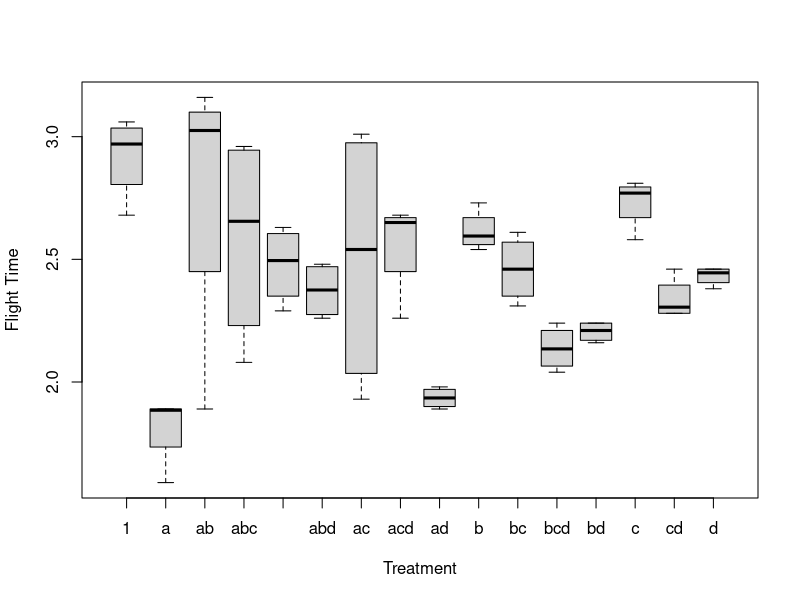
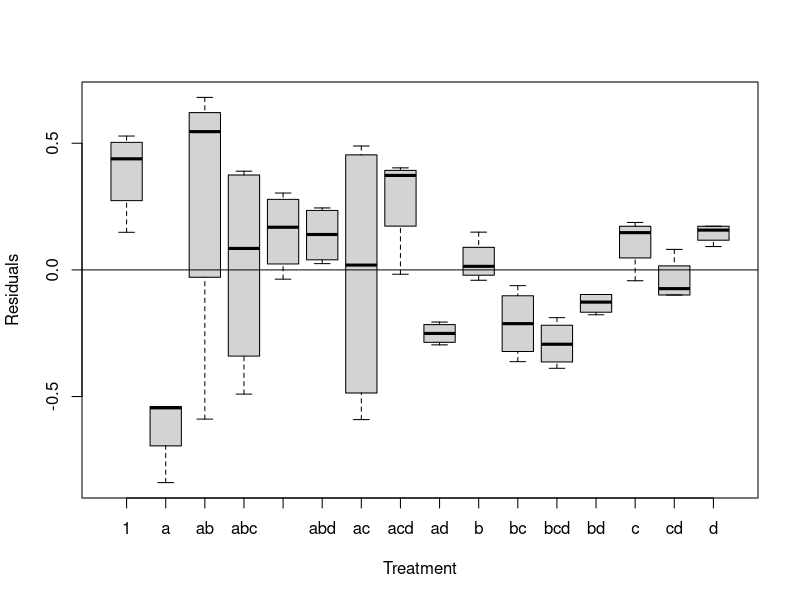
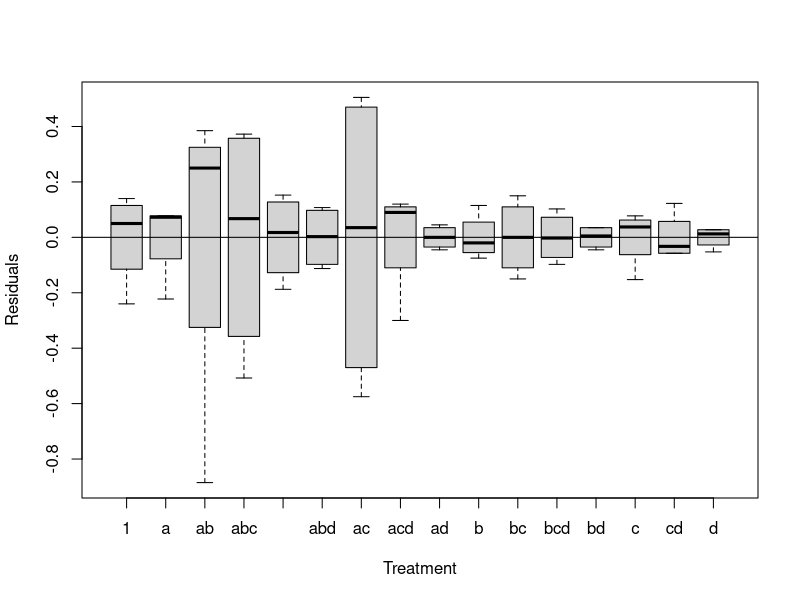

The R source for these figures, in order:
## ---- chunk 1
library(tidyr)
library(dplyr)
## ---- chunk 2
helicopter <- read.csv("project2-finaldata.csv")

# check that the data is consistent with averages calculated on sheets
mean_check <- aggregate(flight_time ~ trt, data = helicopter, FUN = mean)
## ---- chunk 3
boxplot(flight_time ~ trt, data=helicopter, xlab="Treatment", ylab="Flight Time")

model = lm(flight_time ~ rotor_length + leg_width + leg_length + paper_clip, data=helicopter)
boxplot(model$residual~helicopter$trt, xlab = "Treatment", ylab = "Residuals")
abline(0,0)
summary(model)
## ---- chunk 4
regfactexpwinteract = lm(flight_time ~ rotor_length * leg_width * leg_length * paper_clip, data = helicopter)
boxplot(regfactexpwinteract$residual~helicopter$trt, xlab = "Treatment", ylab = "Residuals")
abline(0,0)

summary(regfactexpwinteract)

# conf int for rotor_length and paper_clip
confint(regfactexpwinteract)["rotor_length", ]
confint(regfactexpwinteract)["paper_clip",]
## ---- chunk 5
coef_est = coef(regfactexpwinteract)
ci = confint(regfactexpwinteract)

# rotor effect when leg width = LOW
tau_low  <- coef_est["rotor_length"]
ci_low   <- ci["rotor_length", ]

# rotor effect when leg width = HIGH
tau_high <- coef_est["rotor_length"] + coef_est["rotor_length:leg_width"]
ci_high <- ci["rotor_length", ] + ci["rotor_length:leg_width", ]

tau_table <- data.frame(
  Leg_Width = c("Low", "High"),
  Tau_Estimate = c(tau_low, tau_high),
  CI_Lower = c(ci_low[1], ci_high[1]),
  CI_Upper = c(ci_low[2], ci_high[2])
)

tau_table
## ---- chunk 6
helicopter$rotor_length_low = 1 - helicopter$rotor_length
helicopter$leg_length_low = 1 - helicopter$leg_length
helicopter$leg_width_low = 1 - helicopter$leg_width
helicopter$paper_clip_low = 1 - helicopter$paper_clip

# the variables after regfactexpwinteract represent the helicopter with the mentioned treatments are the baseline
regfactexpwinteract_a = lm(flight_time ~ rotor_length_low * leg_length * leg_width * paper_clip, data = helicopter)
regfactexpwinteract_b = lm(flight_time ~ rotor_length * leg_length_low * leg_width * paper_clip, data = helicopter)
regfactexpwinteract_c = lm(flight_time ~ rotor_length * leg_length * leg_width_low * paper_clip, data = helicopter)
regfactexpwinteract_d = lm(flight_time ~ rotor_length * leg_length * leg_width * paper_clip_low, data = helicopter)
regfactexpwinteract_ab = lm(flight_time ~ rotor_length_low * leg_length_low * leg_width * paper_clip, data = helicopter)
regfactexpwinteract_ac = lm(flight_time ~ rotor_length_low * leg_length * leg_width_low * paper_clip, data = helicopter)
regfactexpwinteract_ad = lm(flight_time ~ rotor_length_low * leg_length * leg_width * paper_clip_low, data = helicopter)
regfactexpwinteract_bc = lm(flight_time ~ rotor_length * leg_length_low * leg_width_low * paper_clip, data = helicopter)
regfactexpwinteract_bd = lm(flight_time ~ rotor_length * leg_length_low * leg_width_low * paper_clip, data = helicopter)
regfactexpwinteract_cd = lm(flight_time ~ rotor_length * leg_length * leg_width_low * paper_clip_low, data = helicopter)
regfactexpwinteract_abc = lm(flight_time ~ rotor_length_low * leg_length_low * leg_width_low * paper_clip, data = helicopter)
regfactexpwinteract_abd = lm(flight_time ~ rotor_length_low * leg_length_low * leg_width * paper_clip_low, data = helicopter)
regfactexpwinteract_acd = lm(flight_time ~ rotor_length_low * leg_length * leg_width_low * paper_clip_low, data = helicopter)
regfactexpwinteract_bcd = lm(flight_time ~ rotor_length * leg_length_low * leg_width_low * paper_clip_low, data = helicopter)
regfactexpwinteract_abcd = lm(flight_time ~ rotor_length_low * leg_length_low * leg_width_low * paper_clip_low, data = helicopter)

cat("95% Confidence Interval for the baseline helicopter configuration (all treatments at low levels):\n")
confint(regfactexpwinteract)["(Intercept)",]
cat("95% Confidence Intervals for other helicopter treatments:\n")
confint(regfactexpwinteract_a)["(Intercept)",]
confint(regfactexpwinteract_b)["(Intercept)",]
confint(regfactexpwinteract_c)["(Intercept)",]
confint(regfactexpwinteract_d)["(Intercept)",]
confint(regfactexpwinteract_ab)["(Intercept)",]
confint(regfactexpwinteract_ac)["(Intercept)",]
confint(regfactexpwinteract_ad)["(Intercept)",]
confint(regfactexpwinteract_bc)["(Intercept)",]
confint(regfactexpwinteract_bd)["(Intercept)",]
confint(regfactexpwinteract_cd)["(Intercept)",]
confint(regfactexpwinteract_abc)["(Intercept)",]
confint(regfactexpwinteract_abd)["(Intercept)",]
confint(regfactexpwinteract_acd)["(Intercept)",]
confint(regfactexpwinteract_bcd)["(Intercept)",]
confint(regfactexpwinteract_abcd)["(Intercept)",]
